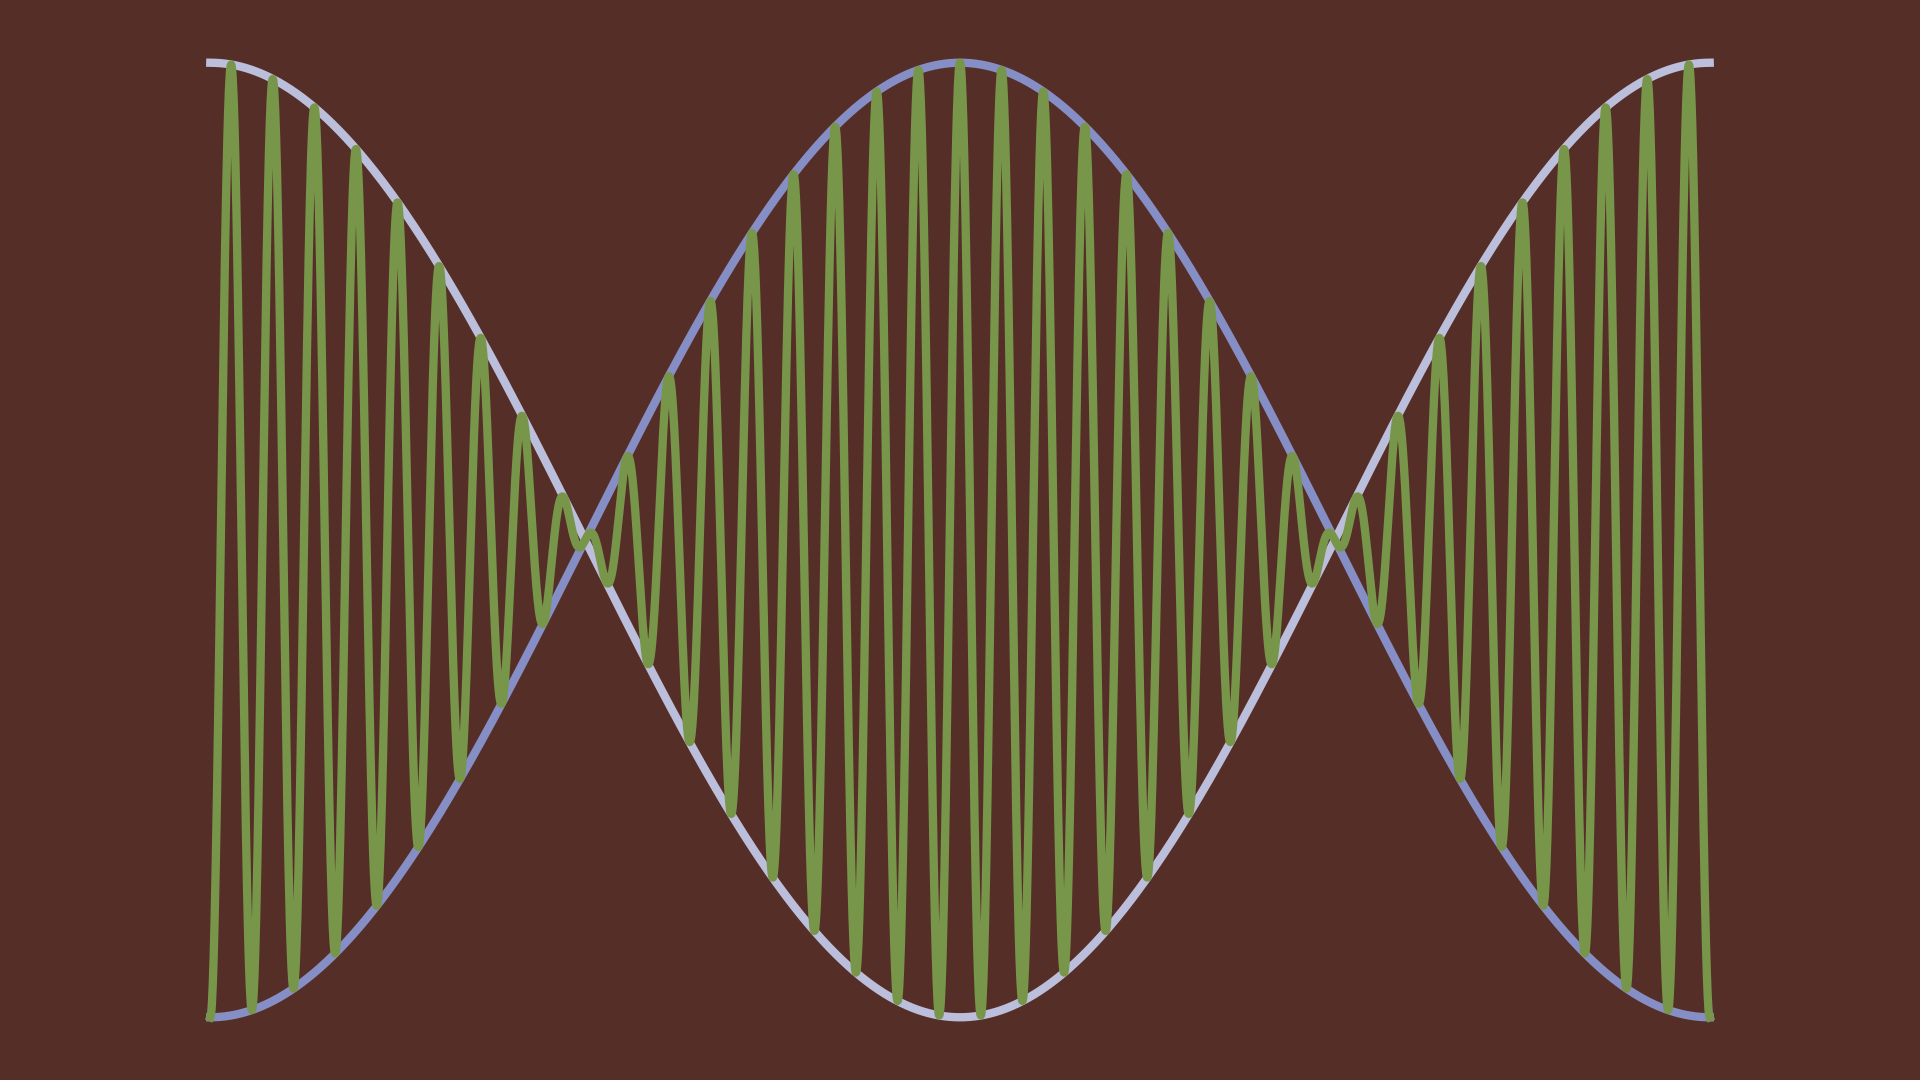

Python code for this plot:
from pathlib import Path

import matplotlib.pyplot as plt
import numpy as np


def main() -> None:
    # config
    fp: Path = Path(__file__).resolve().with_suffix(".png")
    plt.rcParams["figure.dpi"] = 100
    plt.rcParams["figure.figsize"] = [19.2, 10.8]
    # 配色バリエーション BOOK 23
    colors: list[str] = [
        f"#{r:02x}{g:02x}{b:02x}"
        for r, g, b in [
            [119, 150, 73],

            [133, 142, 197],
            [0, 37, 73],
            [188, 191, 219],
            [92, 131, 176],
            [115, 187, 198],

            [12, 68, 150],
            [50, 84, 164],
            [206, 217, 207],
            [126, 103, 55],
            [153, 162, 86],

            [211, 191, 165],
            [245, 229, 169],
            [179, 185, 99],
            [67, 141, 199],
            [0, 79, 153],

            [58, 123, 120],
            [151, 142, 112],
            [171, 144, 34],
            [214, 223, 228],
            [80, 89, 41],

            [129, 69, 40],
            [134, 179, 224],
            [77, 108, 64],
            [85, 46, 39]
        ]
    ]
    # generate figure
    fig: plt.Figure
    ax: plt.Axes
    fig, ax = plt.subplots()
    # plot
    w: float = 18
    a: float = 0.5
    t: np.ndarray = np.linspace(-2*np.pi, 2*np.pi, 3601, endpoint=True)
    y = 4 * np.cos(a*t)
    ax.plot(t, y, linewidth=6, color=colors[1])
    ax.plot(t, -y, linewidth=6, color=colors[3])
    y: np.ndarray = np.cos((w-a)*t) + np.cos((w+a)*t)
    y *= 2
    ax.plot(t, y, linewidth=6, color=colors[0])
    # arrange
    #ax.set_xlim(0, 1)
    #ax.set_ylim(0, 1)
    ax.axis("off")
    ax.set_aspect("equal")
    ax.set_facecolor(colors[-1])
    fig.set_facecolor(colors[-1])
    fig.tight_layout()
    # output
    fig.savefig(fp)
    plt.cla()
    plt.clf()
    plt.close(fig)
    return None


if __name__ == "__main__":
    main()
